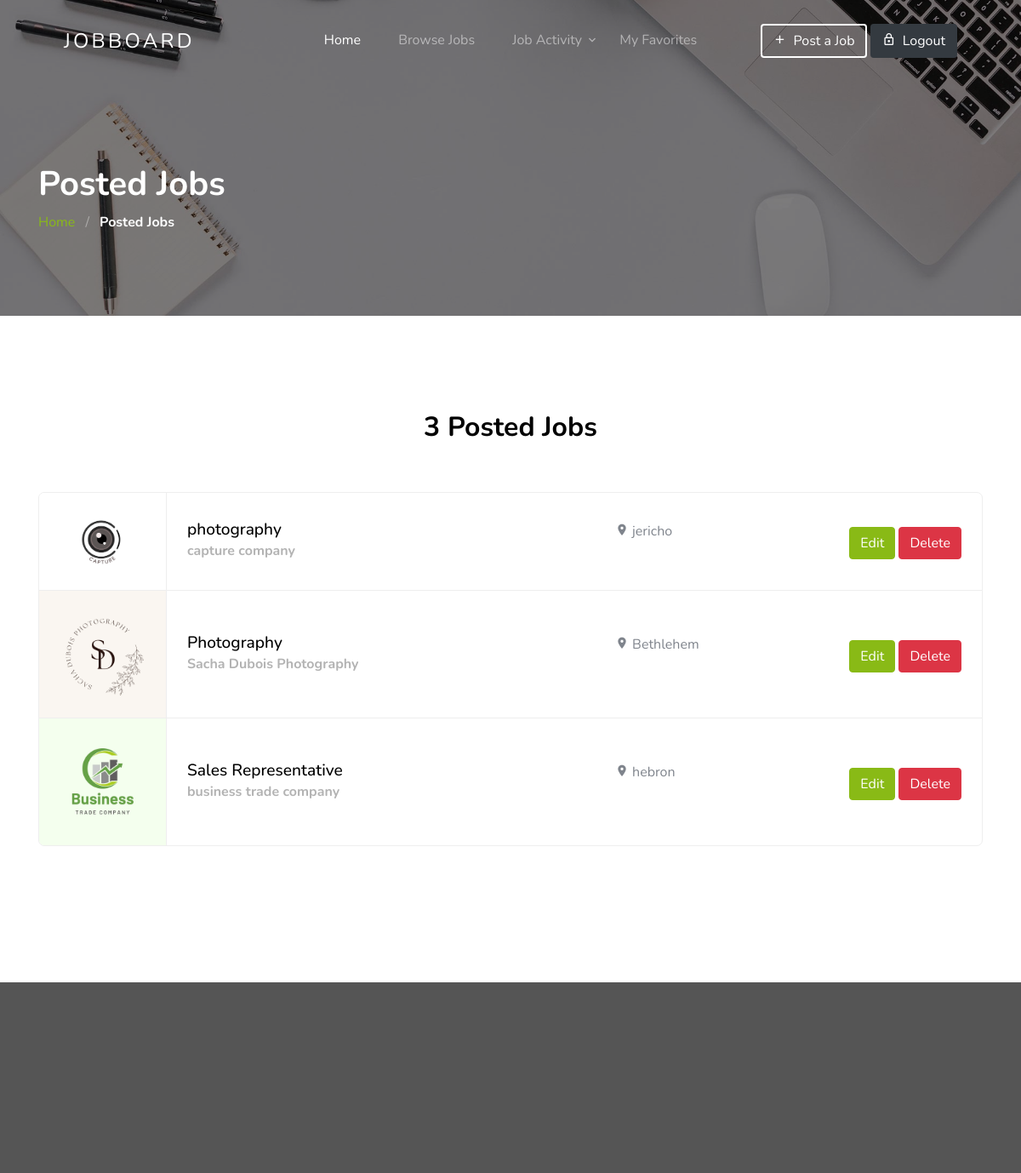
Page /posted-jobs/ (signed in) on the committed database.
### app1/models.py (models this page shows)
class User(AbstractUser):
    email = models.EmailField(unique=True)
    username = None
    favorite_jobs = models.ManyToManyField('app1.Job', related_name='favorite_jobs')
    USERNAME_FIELD = "email"
    REQUIRED_FIELDS = ["password"]

class Job(models.Model):
    user = models.ForeignKey(User, on_delete=models.CASCADE, related_name="posted_jobs")
    email = models.CharField(max_length=255)
    title = models.CharField(max_length=255)
    location = models.CharField(max_length=255)
    type = models.CharField(max_length=50, choices=JobType.choices)
    description = models.TextField()
    company_name = models.CharField(max_length=255)
    company_description = models.TextField(null=True, blank=True)
    logo = models.ImageField(upload_to="logo/")
    published_on = models.DateField(auto_now_add=True)

### app1/views.py (the view)
# urls.py: path("posted-jobs/", views.ViewPostedJobDetails.as_view(), name="posted_jobs"),
@method_decorator(login_required, name='dispatch')
class ViewPostedJobDetails(generic.ListView):
    template_name = 'posted_jobs.html'
    context_object_name = 'posted_jobs'
    def get_queryset(self):
        return self.request.user.posted_jobs.all()

### templates/posted_jobs.html (shortened to what this page needs)
{% extends './base.html' %}
{% load static %}
{% block body %}
<!doctype html>
<html lang="en">
<body id="top">
  <section class="section-hero overlay inner-page bg-image"
    style="background-image: url('{% static 'images/hero_1.jpg' %}');" id="home-section">
    <div class="container">
      <div class="row">
        <div class="col-md-7">
          <h1 class="text-white font-weight-bold">Posted Jobs</h1>
          <div class="custom-breadcrumbs">
            <a href="{% url 'app1:home' %}">Home</a> <span class="mx-2 slash">/</span>
            <span class="text-white"><strong>Posted Jobs</strong></span>
          </div>
        </div>
      </div>
    </div>
  </section>
  <section class="site-section" id="next">
    <div class="container">
      <div class="row mb-5 justify-content-center">
        <div class="col-md-7 text-center">
          <h2 class="section-title mb-2">{{posted_jobs.count}} Posted Jobs</h2>
        </div>
      </div>
      <ul class="job-listings mb-5">
        {% for job in posted_jobs %}
        <li class="job-listing d-block d-sm-flex pb-3 pb-sm-0 align-items-center">
          <div class="job-listing-logo">
            <img src="{{job.logo.url}}" alt="Image" class="img-fluid">
          </div>
          <div class="job-listing-about d-sm-flex custom-width w-100 justify-content-between mx-4">
            <div class="job-listing-position custom-width w-50 mb-3 mb-sm-0">
              <h2>{{job.title}}</h2>
              <strong>{{job.company_name}}</strong>
            </div>
            <div class="job-listing-location mb-3 mb-sm-0 custom-width w-25">
              <span class="icon-room"></span> {{job.location}}
            </div>
            <div class="job-listing-meta" style="margin-top: 8px;">
              <button class="btn btn-primary" onclick="EditJob({{job.id}})">Edit</button>
              <button class="btn btn-danger" onclick="DeleteJob({{job.id}})">Delete</button>
            </div>
          </div>
        </li>
        {% endfor %}
      </ul>
    </div>
  </section>
</body>
</html>
{% endblock body %}

### static/css/style.css (style rules this page uses)
body { font-weight: 400; font-size: 1rem; line-height: 1.7; position: relative; }
body:after { content: ""; position: absolute; top: 0; left: 0; right: 0; bottom: 0; background: rgba(0, 0, 0, 0.7); z-index: 100; opacity: 0; visibility: hidden; -webkit-transition: .3s all ease; -o-transition: .3s all ease; transition: .3s all ease; }
h1, h2, h3, h4 { color: #000; }
.site-section { padding-top: 7rem; padding-bottom: 7rem; position: relative; z-index: 2; }
.bg-image { background-size: cover; background-position: center center; background-repeat: no-repeat; }
.job-listings { padding: 0; margin: 0; border: 1px solid #eee; border-radius: 7px; overflow: hidden; position: relative; background: #fff; }
.job-listings .job-listing { position: relative; border-bottom: 1px solid #eee; -webkit-transition: .3s all ease; -o-transition: .3s all ease; transition: .3s all ease; }
.job-listings .job-listing:last-child { border-bottom: none; }
.job-listings .job-listing .job-listing-logo { -webkit-box-flex: 0; -ms-flex: 0 0 150px; flex: 0 0 150px; border-right: 1px solid #eee; }
.job-listings .job-listing-position h2 { font-size: 1.2rem; margin-bottom: 0; }
.job-listings .job-listing-position strong { color: #b3b3b3; }
.custom-breadcrumbs a { color: #89ba16; }
.custom-breadcrumbs .slash { color: rgba(255, 255, 255, 0.4); }
.section-title { font-size: 2rem; font-weight: 700; }
.section-hero, .section-hero>.container>.row { height: 100vh; min-height: 900px; }
.section-hero.inner-page, .section-hero.inner-page>.container>.row { height: auto; min-height: auto; padding-top: 6em; padding-bottom: 3em; }
.section-hero.overlay, .section-hero.overlay-2 { position: relative; }
.section-hero.overlay:before, .section-hero.overlay-2:before { z-index: 1; position: absolute; content: ""; top: 0; left: 0; right: 0; bottom: 0; background: rgba(0, 0, 0, 0.5); }
.section-hero>.container { z-index: 2; position: relative; }
.btn:after, .btn:before { display: none; }
.btn.btn-primary { color: #fff; }

### rows in the picture
User: count "3"
Job: logo (picture), title "photography", company_name "capture company", location "jericho"
Job: logo (picture), title "Photography", company_name "Sacha Dubois Photography", location "Bethlehem"
Job: logo (picture), title "Sales Representative", company_name "business trade company", location "hebron"
